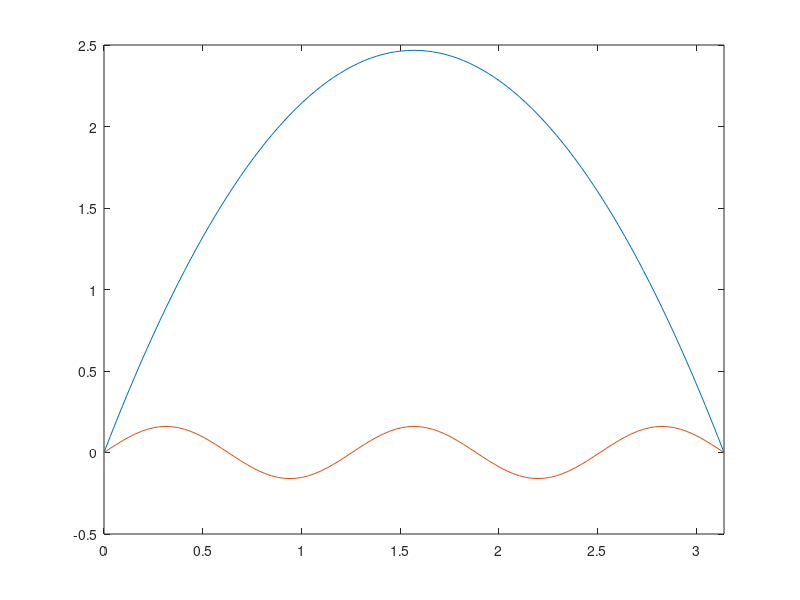

The MATLAB source for this figure:
%% Header
clear; close all; clc;

%% Problem 2
alpha = 0.25;

% X limits
n = 100;
L = pi;
dx = pi/n;
x = 0:dx:L;

% Time
dt = 1e-2;
t_end = 50;
n_t = t_end/dt + 1;

%Theoretical Steady State
T_steady = sin(5.*x) / (25*alpha);

% Initial Conditions
T = zeros(n_t, n+1);
T(1,:) = x.*(pi - x);



% Visualize
plot(x,T(1,:),x,T_steady)
xlim([0 pi])